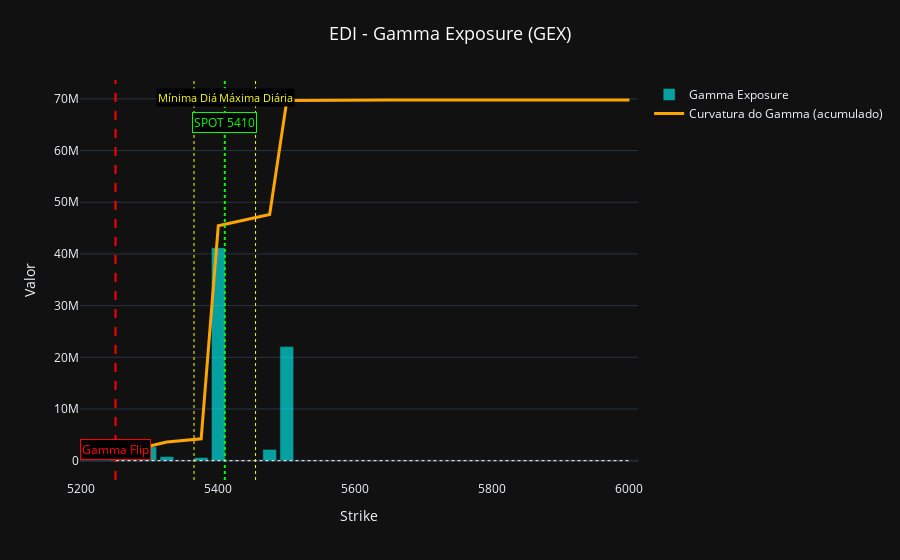

Write notebook code for a chart like this one.
### Code cell
# --- GRÁFICO: Gamma Exposure (GEX) ---
# Exposição de Gamma total e sua curvatura acumulada.
try:
    if 'fig3' in globals():
        traces = []
        idxs = [2, 3]
        for i in idxs:
            if i < len(f3_data):
                import copy
                t = copy.deepcopy(f3_data[i])
                t.visible = True
                traces.append(t)
        
        if traces:
            fig_sub = go.Figure(data=traces)
            fig_sub.update_layout(
                template='plotly_dark', 
                title=dict(text='EDI - Gamma Exposure (GEX)', font=dict(color='white', size=18), x=0.5),
                xaxis_title='Strike', 
                yaxis_title='Valor',
                shapes=common_shapes,
                annotations=common_annos,
                barmode='overlay',
                margin=dict(t=80)
            )
            # Adicionar Walls extras para OI e Visão Completa
            if 'OI' in 'Gamma Exposure (GEX)' or 'Completa' in 'Gamma Exposure (GEX)':
                if 'wall_lines' in globals(): 
                    for w in wall_lines: fig_sub.add_shape(w)
            fig_sub.show()
    else:
        print('fig3 não está definido.')
except Exception as e: print(f'Erro: {e}')

### Figure 1 — Plotly figure (JSON) as saved in the notebook; plotly's stock layout.template omitted (floating-point values rounded to 4 significant figures)
{"data": [{"hovertemplate": "Strike %{x:.0f}<br>Valor %{y:.0f}", "marker": {"color": "cyan"}, "name": "Gamma Exposure", "opacity": 0.6, "type": "bar", "visible": true, "x": [5250.0, 5300.0, 5325.0, 5375.0, 5400.0, 5475.0, 5500.0, 5550.0, 5600.0, 5650.0, 5700.0, 5725.0, 5800.0, 5900.0, 6000.0], "y": [134500.0, 2698000.0, 792100.0, 611300.0, 41200000.0, 2187000.0, 22070000.0, 64480.0, 20470.0, 10.66, 1.395, 0.001098, 7.923e-09, 5.381e-16, 2.366e-27]}, {"hovertemplate": "Strike %{x:.0f}<br>Valor %{y:.0f}", "line": {"color": "orange", "width": 3}, "mode": "lines", "name": "Curvatura do Gamma (acumulado)", "type": "scatter", "visible": true, "x": [5250.0, 5300.0, 5325.0, 5375.0, 5400.0, 5475.0, 5500.0, 5550.0, 5600.0, 5650.0, 5700.0, 5725.0, 5800.0, 5900.0, 6000.0], "y": [134500.0, 2833000.0, 3625000.0, 4236000.0, 45440000.0, 47630000.0, 69700000.0, 69760000.0, 69780000.0, 69780000.0, 69780000.0, 69780000.0, 69780000.0, 69780000.0, 69780000.0]}], "layout": {"annotations": [{"bgcolor": "black", "bordercolor": "lime", "font": {"color": "lime", "size": 12}, "showarrow": false, "text": "SPOT 5410", "x": 5410.0, "xref": "x", "y": 0.92, "yref": "paper"}, {"bgcolor": "black", "font": {"color": "yellow", "size": 11}, "showarrow": false, "text": "Mínima Diária", "x": 5365.0, "xref": "x", "y": 0.98, "yref": "paper"}, {"bgcolor": "black", "font": {"color": "yellow", "size": 11}, "showarrow": false, "text": "Máxima Diária", "x": 5454.0, "xref": "x", "y": 0.98, "yref": "paper"}, {"bgcolor": "black", "bordercolor": "red", "font": {"color": "red", "size": 12}, "showarrow": false, "text": "Gamma Flip", "x": 5250, "xref": "x", "y": 0.05, "yref": "paper"}], "barmode": "overlay", "margin": {"t": 80}, "shapes": [{"line": {"color": "lime", "dash": "dot", "width": 2}, "type": "line", "x0": 5410.0, "x1": 5410.0, "xref": "x", "y0": 0, "y1": 1, "yref": "paper"}, {"line": {"color": "white", "dash": "dot", "width": 1}, "type": "line", "x0": 5250, "x1": 6000, "y0": 0, "y1": 0}, {"line": {"color": "yellow", "dash": "dot", "width": 1}, "type": "line", "x0": 5365.0, "x1": 5365.0, "xref": "x", "y0": 0, "y1": 1, "yref": "paper"}, {"line": {"color": "yellow", "dash": "dot", "width": 1}, "type": "line", "x0": 5454.0, "x1": 5454.0, "xref": "x", "y0": 0, "y1": 1, "yref": "paper"}, {"line": {"color": "red", "dash": "dash", "width": 2}, "type": "line", "x0": 5250, "x1": 5250, "xref": "x", "y0": 0, "y1": 1, "yref": "paper"}], "title": {"font": {"color": "white", "size": 18}, "text": "EDI - Gamma Exposure (GEX)", "x": 0.5}, "xaxis": {"title": {"text": "Strike"}}, "yaxis": {"title": {"text": "Valor"}}}}
